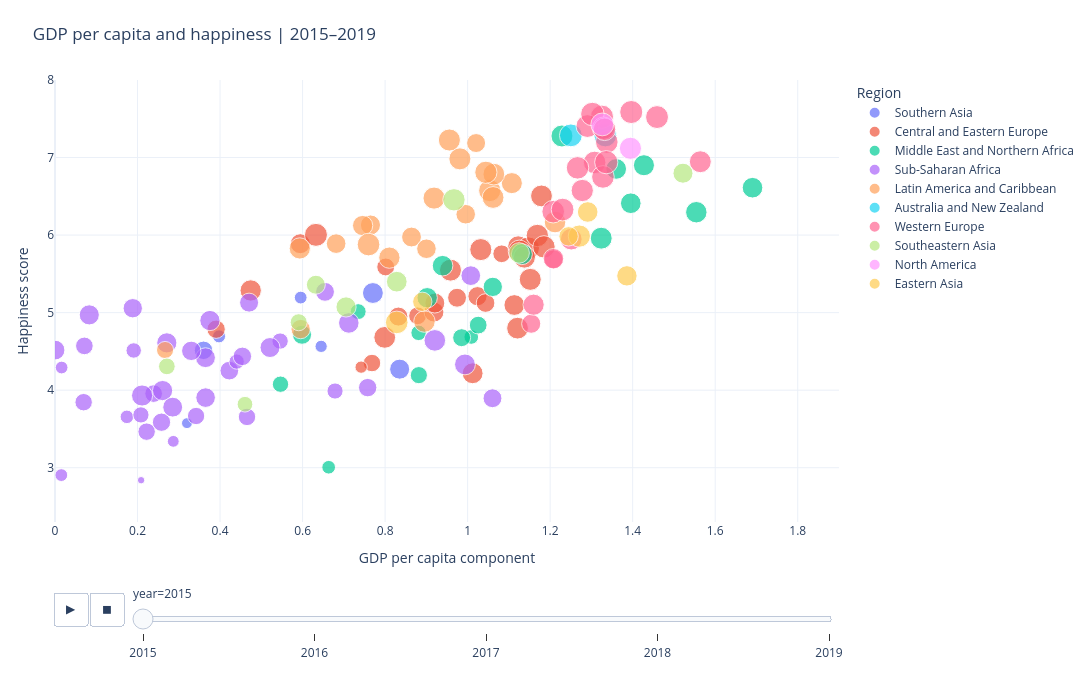

The code cell stored with this chart in its notebook:
### Markdown cell above
## Interactive country explorer

The animated scatter follows the GDP–happiness relationship across all five report years. The play control changes the year, while hover details retain the country-level values. Region labels for 2017–2019 are carried forward from the 2015–2016 regional lookup and are marked as unavailable where no match exists.

### Code cell
pio.renderers.default = "plotly_mimetype"

interactive_panel = happiness.copy()
interactive_panel["region_for_plot"] = (
    interactive_panel["country"].map(region_lookup)
    .fillna(interactive_panel["region"])
    .fillna("Region unavailable")
)

fig = px.scatter(
    interactive_panel,
    x="gdp_per_capita",
    y="happiness_score",
    animation_frame="year",
    animation_group="country",
    color="region_for_plot",
    size="social_support",
    size_max=18,
    hover_name="country",
    hover_data={
        "year": True,
        "gdp_per_capita": ":.3f",
        "social_support": ":.3f",
        "health_life_expectancy": ":.3f",
        "freedom": ":.3f",
        "generosity": ":.3f",
        "corruption": ":.3f",
        "region_for_plot": True
    },
    range_x=[0, 1.9],
    range_y=[2.3, 8.0],
    title="GDP per capita and happiness | 2015–2019"
)

fig.update_layout(
    template="plotly_white",
    height=680,
    width=1120,
    legend_title_text="Region",
    title_x=0.03,
    margin=dict(l=55, r=35, t=80, b=55)
)
fig.update_xaxes(title="GDP per capita component")
fig.update_yaxes(title="Happiness score")
fig.show()

### Figure 1 — Plotly figure (JSON) as saved in the notebook; plotly's stock layout.template omitted (floating-point values rounded to 4 significant figures; data arrays with more than 128 entries replaced by an {"elided": "..."} marker saying what was removed)
{"data": [{"customdata": [[2015, 0.3029, 0.3034, 0.2341, 0.3651, 0.09719, "Southern Asia"], [2015, 0.4311, 0.6016, 0.4082, 0.2122, 0.1257, "Southern Asia"], [2015, 1.104, 0.5741, 0.5321, 0.48, 0.1545, "Southern Asia"], [2015, 0.3817, 0.5153, 0.3979, 0.2647, 0.08492, "Southern Asia"], [2015, 0.8645, 0.5687, 0.3828, 0.323, 0.05907, "Southern Asia"], [2015, 0.4141, 0.5147, 0.121, 0.3367, 0.1046, "Southern Asia"], [2015, 1.019, 0.7081, 0.5373, 0.4083, 0.09179, "Southern Asia"]], "hovertemplate": "<b>%{hovertext}</b><br><br>region_for_plot=%{customdata[6]}<br>year=%{customdata[0]}<br>gdp_per_capita=%{x:.3f}<br>happiness_score=%{y}<br>social_support=%{customdata[1]:.3f}<br>health_life_expectancy=%{customdata[2]:.3f}<br>freedom=%{customdata[3]:.3f}<br>generosity=%{customdata[4]:.3f}<br>corruption=%{customdata[5]:.3f}<extra></extra>", "hovertext": ["Afghanistan", "Bangladesh", "Bhutan", "India", "Nepal", "Pakistan", "Sri Lanka"], "ids": ["Afghanistan", "Bangladesh", "Bhutan", "India", "Nepal", "Pakistan", "Sri Lanka"], "legendgroup": "Southern Asia", "marker": {"color": "#636efa", "size": [0.3029, 0.4311, 1.104, 0.3817, 0.8645, 0.4141, 1.019], "sizemode": "area", "sizeref": 0.005074, "symbol": "circle"}, "mode": "markers", "name": "Southern Asia", "orientation": "v", "showlegend": true, "type": "scatter", "x": [0.3198, 0.3975, 0.7704, 0.645, 0.36, 0.5954, 0.8352], "xaxis": "x", "y": [3.575, 4.694, 5.253, 4.565, 4.514, 5.194, 4.271], "yaxis": "y"}, {"customdata": {"elided": "29x7 mixed values"}, "hovertemplate": "<b>%{hovertext}</b><br><br>region_for_plot=%{customdata[6]}<br>year=%{customdata[0]}<br>gdp_per_capita=%{x:.3f}<br>happiness_score=%{y}<br>social_support=%{customdata[1]:.3f}<br>health_life_expectancy=%{customdata[2]:.3f}<br>freedom=%{customdata[3]:.3f}<br>generosity=%{customdata[4]:.3f}<br>corruption=%{customdata[5]:.3f}<extra></extra>", "hovertext": ["Albania", "Armenia", "Azerbaijan", "Belarus", "Bosnia and Herzegovina", "Bulgaria", "Croatia", "Czech Republic", "Estonia", "Georgia", "Hungary", "Kazakhstan", "Kosovo", "Kyrgyzstan", "Latvia", "Lithuania", "Macedonia", "Moldova", "Montenegro", "Poland", "Romania", "Russia", "Serbia", "Slovakia", "Slovenia", "Tajikistan", "Turkmenistan", "Ukraine", "Uzbekistan"], "ids": ["Albania", "Armenia", "Azerbaijan", "Belarus", "Bosnia and Herzegovina", "Bulgaria", "Croatia", "Czech Republic", "Estonia", "Georgia", "Hungary", "Kazakhstan", "Kosovo", "Kyrgyzstan", "Latvia", "Lithuania", "Macedonia", "Moldova", "Montenegro", "Poland", "Romania", "Russia", "Serbia", "Slovakia", "Slovenia", "Tajikistan", "Turkmenistan", "Ukraine", "Uzbekistan"], "legendgroup": "Central and Eastern Europe", "marker": {"color": "#EF553B", "size": [0.8043, 0.7771, 0.9379, 1.233, 0.9192, 1.106, 0.7962, 1.206, 1.228, 0.3856, 1.202, 1.122, 0.812, 1.151, 1.096, 1.257, 1.002, 1.015, 0.9056, 1.279, 0.8859, 1.236, 1.01, 1.27, 1.274, 0.8556, 1.227, 1.203, 1.34], "sizemode": "area", "sizeref": 0.005074, "symbol": "circle"}, "mode": "markers", "name": "Central and Eastern Europe", "orientation": "v", "showlegend": true, "type": "scatter", "x": [0.8787, 0.7682, 1.024, 1.032, 0.8322, 1.012, 1.083, 1.179, 1.152, 0.7419, 1.121, 1.123, 0.8015, 0.4743, 1.113, 1.147, 0.9185, 0.5945, 0.9744, 1.126, 1.043, 1.138, 0.9205, 1.169, 1.185, 0.3905, 0.9585, 0.7991, 0.6324], "xaxis": "x", "y": [4.959, 4.35, 5.212, 5.813, 4.949, 4.218, 5.759, 6.505, 5.429, 4.297, 4.8, 5.855, 5.589, 5.286, 5.098, 5.833, 5.007, 5.889, 5.192, 5.791, 5.124, 5.716, 5.123, 5.995, 5.848, 4.786, 5.548, 4.681, 6.003], "yaxis": "y"}, {"customdata": {"elided": "20x7 mixed values"}, "hovertemplate": "<b>%{hovertext}</b><br><br>region_for_plot=%{customdata[6]}<br>year=%{customdata[0]}<br>gdp_per_capita=%{x:.3f}<br>happiness_score=%{y}<br>social_support=%{customdata[1]:.3f}<br>health_life_expectancy=%{customdata[2]:.3f}<br>freedom=%{customdata[3]:.3f}<br>generosity=%{customdata[4]:.3f}<br>corruption=%{customdata[5]:.3f}<extra></extra>", "hovertext": ["Algeria", "Bahrain", "Egypt", "Iran", "Iraq", "Israel", "Jordan", "Kuwait", "Lebanon", "Libya", "Morocco", "Oman", "Palestinian Territories", "Qatar", "Saudi Arabia", "Syria", "Tunisia", "Turkey", "United Arab Emirates", "Yemen"], "ids": ["Algeria", "Bahrain", "Egypt", "Iran", "Iraq", "Israel", "Jordan", "Kuwait", "Lebanon", "Libya", "Morocco", "Oman", "Palestinian Territories", "Qatar", "Saudi Arabia", "Syria", "Tunisia", "Turkey", "United Arab Emirates", "Yemen"], "legendgroup": "Middle East and Northern Africa", "marker": {"color": "#00cc96", "size": [1.078, 1.216, 0.747, 0.5445, 0.8189, 1.224, 1.054, 1.166, 0.8, 1.119, 0.641, 1.082, 0.9256, 1.079, 1.084, 0.4749, 0.6043, 0.9463, 1.126, 0.6809], "sizemode": "area", "sizeref": 0.005074, "symbol": "circle"}, "mode": "markers", "name": "Middle East and Northern Africa", "orientation": "v", "showlegend": true, "type": "scatter", "x": [0.9393, 1.324, 0.8818, 1.009, 0.9855, 1.229, 0.902, 1.554, 1.026, 1.131, 0.7348, 1.36, 0.5987, 1.69, 1.395, 0.6632, 0.8811, 1.061, 1.427, 0.5465], "xaxis": "x", "y": [5.605, 5.96, 4.194, 4.686, 4.677, 7.278, 5.192, 6.295, 4.839, 5.754, 5.013, 6.853, 4.715, 6.611, 6.411, 3.006, 4.739, 5.332, 6.901, 4.077], "yaxis": "y"}, {"customdata": {"elided": "40x7 mixed values"}, "hovertemplate": "<b>%{hovertext}</b><br><br>region_for_plot=%{customdata[6]}<br>year=%{customdata[0]}<br>gdp_per_capita=%{x:.3f}<br>happiness_score=%{y}<br>social_support=%{customdata[1]:.3f}<br>health_life_expectancy=%{customdata[2]:.3f}<br>freedom=%{customdata[3]:.3f}<br>generosity=%{customdata[4]:.3f}<br>corruption=%{customdata[5]:.3f}<extra></extra>", "hovertext": ["Angola", "Benin", "Botswana", "Burkina Faso", "Burundi", "Cameroon", "Central African Republic", "Chad", "Comoros", "Congo (Brazzaville)", "Congo (Kinshasa)", "Djibouti", "Ethiopia", "Gabon", "Ghana", "Guinea", "Ivory Coast", "Kenya", "Lesotho", "Liberia", "Madagascar", "Malawi", "Mali", "Mauritania", "Mauritius", "Mozambique", "Niger", "Nigeria", "Rwanda", "Senegal", "Sierra Leone", "Somaliland region", "South Africa", "Sudan", "Swaziland", "Tanzania", "Togo", "Uganda", "Zambia", "Zimbabwe"], "ids": ["Angola", "Benin", "Botswana", "Burkina Faso", "Burundi", "Cameroon", "Central African Republic", "Chad", "Comoros", "Congo (Brazzaville)", "Congo (Kinshasa)", "Djibouti", "Ethiopia", "Gabon", "Ghana", "Guinea", "Ivory Coast", "Kenya", "Lesotho", "Liberia", "Madagascar", "Malawi", "Mali", "Mauritania", "Mauritius", "Mozambique", "Niger", "Nigeria", "Rwanda", "Senegal", "Sierra Leone", "Somaliland region", "South Africa", "Sudan", "Swaziland", "Tanzania", "Togo", "Uganda", "Zambia", "Zimbabwe"], "legendgroup": "Sub-Saharan Africa", "marker": {"color": "#ab63fa", "size": [0.8604, 0.3539, 1.105, 0.8519, 0.4159, 0.8877, 0.0, 0.7606, 0.7927, 0.6629, 1.001, 0.5921, 0.6041, 0.9053, 0.6795, 0.4647, 0.7712, 0.9988, 1.041, 0.7897, 0.668, 0.4113, 1.035, 0.8691, 0.9852, 1.026, 0.7726, 0.9043, 0.7737, 0.9762, 0.9557, 0.9515, 1.185, 1.014, 1.073, 1.003, 0.1399, 1.133, 0.9161, 1.033], "sizemode": "area", "sizeref": 0.005074, "symbol": "circle"}, "mode": "markers", "name": "Sub-Saharan Africa", "orientation": "v", "showlegend": true, "type": "scatter", "x": [0.7578, 0.2867, 0.9936, 0.2581, 0.0153, 0.4225, 0.0785, 0.3419, 0.2391, 0.6787, 0.0, 0.4402, 0.1907, 1.06, 0.5456, 0.1742, 0.4653, 0.3647, 0.3755, 0.0712, 0.2082, 0.01604, 0.2607, 0.4541, 1.008, 0.08308, 0.0694, 0.6543, 0.2221, 0.365, 0.3302, 0.1885, 0.9205, 0.5211, 0.7121, 0.2852, 0.2087, 0.211, 0.4704, 0.271], "xaxis": "x", "y": [4.033, 3.34, 4.332, 3.587, 2.905, 4.252, 3.678, 3.667, 3.956, 3.989, 4.517, 4.369, 4.512, 3.896, 4.633, 3.656, 3.655, 4.419, 4.898, 4.571, 3.681, 4.292, 3.995, 4.436, 5.477, 4.971, 3.845, 5.268, 3.465, 3.904, 4.507, 5.057, 4.642, 4.55, 4.867, 3.781, 2.839, 3.931, 5.129, 4.61], "yaxis": "y"}, {"customdata": {"elided": "22x7 mixed values"}, "hovertemplate": "<b>%{hovertext}</b><br><br>region_for_plot=%{customdata[6]}<br>year=%{customdata[0]}<br>gdp_per_capita=%{x:.3f}<br>happiness_score=%{y}<br>social_support=%{customdata[1]:.3f}<br>health_life_expectancy=%{customdata[2]:.3f}<br>freedom=%{customdata[3]:.3f}<br>generosity=%{customdata[4]:.3f}<br>corruption=%{customdata[5]:.3f}<extra></extra>", "hovertext": ["Argentina", "Bolivia", "Brazil", "Chile", "Colombia", "Costa Rica", "Dominican Republic", "Ecuador", "El Salvador", "Guatemala", "Haiti", "Honduras", "Jamaica", "Mexico", "Nicaragua", "Panama", "Paraguay", "Peru", "Suriname", "Trinidad and Tobago", "Uruguay", "Venezuela"], "ids": ["Argentina", "Bolivia", "Brazil", "Chile", "Colombia", "Costa Rica", "Dominican Republic", "Ecuador", "El Salvador", "Guatemala", "Haiti", "Honduras", "Jamaica", "Mexico", "Nicaragua", "Panama", "Paraguay", "Peru", "Suriname", "Trinidad and Tobago", "Uruguay", "Venezuela"], "legendgroup": "Latin America and Caribbean", "marker": {"color": "#FFA15A", "size": [1.248, 0.9784, 1.233, 1.124, 1.24, 1.238, 1.172, 0.999, 1.025, 1.044, 0.743, 0.9535, 1.151, 0.9145, 1.142, 1.198, 1.305, 0.9746, 0.972, 1.184, 1.209, 1.256], "sizemode": "area", "sizeref": 0.005074, "symbol": "circle"}, "mode": "markers", "name": "Latin America and Caribbean", "orientation": "v", "showlegend": true, "type": "scatter", "x": [1.054, 0.6813, 0.9812, 1.107, 0.9186, 0.9558, 0.8954, 0.864, 0.7645, 0.7455, 0.2667, 0.5953, 0.8104, 1.021, 0.5933, 1.064, 0.7599, 0.9002, 0.9953, 1.212, 1.062, 1.044], "xaxis": "x", "y": [6.574, 5.89, 6.983, 6.67, 6.477, 7.226, 4.885, 5.975, 6.13, 6.123, 4.518, 4.788, 5.709, 7.187, 5.828, 6.786, 5.878, 5.824, 6.269, 6.168, 6.485, 6.81], "yaxis": "y"}, {"customdata": [[2015, 1.309, 0.9316, 0.6512, 0.4356, 0.3564, "Australia and New Zealand"], [2015, 1.32, 0.9084, 0.6394, 0.475, 0.4292, "Australia and New Zealand"]], "hovertemplate": "<b>%{hovertext}</b><br><br>region_for_plot=%{customdata[6]}<br>year=%{customdata[0]}<br>gdp_per_capita=%{x:.3f}<br>happiness_score=%{y}<br>social_support=%{customdata[1]:.3f}<br>health_life_expectancy=%{customdata[2]:.3f}<br>freedom=%{customdata[3]:.3f}<br>generosity=%{customdata[4]:.3f}<br>corruption=%{customdata[5]:.3f}<extra></extra>", "hovertext": ["Australia", "New Zealand"], "ids": ["Australia", "New Zealand"], "legendgroup": "Australia and New Zealand", "marker": {"color": "#19d3f3", "size": [1.309, 1.32], "sizemode": "area", "sizeref": 0.005074, "symbol": "circle"}, "mode": "markers", "name": "Australia and New Zealand", "orientation": "v", "showlegend": true, "type": "scatter", "x": [1.334, 1.25], "xaxis": "x", "y": [7.284, 7.286], "yaxis": "y"}, {"customdata": {"elided": "21x7 mixed values"}, "hovertemplate": "<b>%{hovertext}</b><br><br>region_for_plot=%{customdata[6]}<br>year=%{customdata[0]}<br>gdp_per_capita=%{x:.3f}<br>happiness_score=%{y}<br>social_support=%{customdata[1]:.3f}<br>health_life_expectancy=%{customdata[2]:.3f}<br>freedom=%{customdata[3]:.3f}<br>generosity=%{customdata[4]:.3f}<br>corruption=%{customdata[5]:.3f}<extra></extra>", "hovertext": ["Austria", "Belgium", "Cyprus", "Denmark", "Finland", "France", "Germany", "Greece", "Iceland", "Ireland", "Italy", "Luxembourg", "Malta", "Netherlands", "North Cyprus", "Norway", "Portugal", "Spain", "Sweden", "Switzerland", "United Kingdom"], "ids": ["Austria", "Belgium", "Cyprus", "Denmark", "Finland", "France", "Germany", "Greece", "Iceland", "Ireland", "Italy", "Luxembourg", "Malta", "Netherlands", "North Cyprus", "Norway", "Portugal", "Spain", "Sweden", "Switzerland", "United Kingdom"], "legendgroup": "Western Europe", "marker": {"color": "#FF6692", "size": [1.297, 1.286, 0.8932, 1.361, 1.318, 1.26, 1.299, 0.9293, 1.402, 1.369, 1.198, 1.22, 1.302, 1.28, 1.07, 1.331, 1.139, 1.314, 1.289, 1.35, 1.285], "sizemode": "area", "sizeref": 0.005074, "symbol": "circle"}, "mode": "markers", "name": "Western Europe", "orientation": "v", "showlegend": true, "type": "scatter", "x": [1.337, 1.308, 1.208, 1.325, 1.29, 1.278, 1.328, 1.154, 1.302, 1.336, 1.251, 1.564, 1.207, 1.329, 1.208, 1.459, 1.16, 1.23, 1.332, 1.397, 1.266], "xaxis": "x", "y": [7.2, 6.937, 5.689, 7.527, 7.406, 6.575, 6.75, 4.857, 7.561, 6.94, 5.948, 6.946, 6.302, 7.378, 5.695, 7.522, 5.102, 6.329, 7.364, 7.587, 6.867], "yaxis": "y"}, {"customdata": [[2015, 0.6274, 0.6111, 0.6625, 0.4036, 0.07247, "Southeastern Asia"], [2015, 1.087, 0.6379, 0.4661, 0.5153, 0.0, "Southeastern Asia"], [2015, 0.738, 0.5491, 0.5959, 0.4219, 0.2425, "Southeastern Asia"], [2015, 1.07, 0.7239, 0.5302, 0.3307, 0.105, "Southeastern Asia"], [2015, 0.709, 0.4825, 0.4402, 0.7959, 0.1903, "Southeastern Asia"], [2015, 1.035, 0.5811, 0.6254, 0.2499, 0.1228, "Southeastern Asia"], [2015, 1.02, 1.025, 0.5425, 0.311, 0.4921, "Southeastern Asia"], [2015, 1.265, 0.7385, 0.5566, 0.5763, 0.03187, "Southeastern Asia"], [2015, 0.9123, 0.7468, 0.5944, 0.1686, 0.1044, "Southeastern Asia"]], "hovertemplate": "<b>%{hovertext}</b><br><br>region_for_plot=%{customdata[6]}<br>year=%{customdata[0]}<br>gdp_per_capita=%{x:.3f}<br>happiness_score=%{y}<br>social_support=%{customdata[1]:.3f}<br>health_life_expectancy=%{customdata[2]:.3f}<br>freedom=%{customdata[3]:.3f}<br>generosity=%{customdata[4]:.3f}<br>corruption=%{customdata[5]:.3f}<extra></extra>", "hovertext": ["Cambodia", "Indonesia", "Laos", "Malaysia", "Myanmar", "Philippines", "Singapore", "Thailand", "Vietnam"], "ids": ["Cambodia", "Indonesia", "Laos", "Malaysia", "Myanmar", "Philippines", "Singapore", "Thailand", "Vietnam"], "legendgroup": "Southeastern Asia", "marker": {"color": "#B6E880", "size": [0.6274, 1.087, 0.738, 1.07, 0.709, 1.035, 1.02, 1.265, 0.9123], "sizemode": "area", "sizeref": 0.005074, "symbol": "circle"}, "mode": "markers", "name": "Southeastern Asia", "orientation": "v", "showlegend": true, "type": "scatter", "x": [0.4604, 0.8283, 0.5907, 1.125, 0.2711, 0.7053, 1.522, 0.9669, 0.6322], "xaxis": "x", "y": [3.819, 5.399, 4.876, 5.77, 4.307, 5.073, 6.798, 6.455, 5.36], "yaxis": "y"}, {"customdata": [[2015, 1.323, 0.9056, 0.633, 0.4581, 0.3296, "North America"], [2015, 1.247, 0.8618, 0.546, 0.4011, 0.1589, "North America"]], "hovertemplate": "<b>%{hovertext}</b><br><br>region_for_plot=%{customdata[6]}<br>year=%{customdata[0]}<br>gdp_per_capita=%{x:.3f}<br>happiness_score=%{y}<br>social_support=%{customdata[1]:.3f}<br>health_life_expectancy=%{customdata[2]:.3f}<br>freedom=%{customdata[3]:.3f}<br>generosity=%{customdata[4]:.3f}<br>corruption=%{customdata[5]:.3f}<extra></extra>", "hovertext": ["Canada", "United States"], "ids": ["Canada", "United States"], "legendgroup": "North America", "marker": {"color": "#FF97FF", "size": [1.323, 1.247], "sizemode": "area", "sizeref": 0.005074, "symbol": "circle"}, "mode": "markers", "name": "North America", "orientation": "v", "showlegend": true, "type": "scatter", "x": [1.326, 1.395], "xaxis": "x", "y": [7.427, 7.119], "yaxis": "y"}, {"customdata": [[2015, 0.9467, 0.8166, 0.517, 0.08185, 0.02781, "Eastern Asia"], [2015, 1.058, 1.013, 0.5961, 0.3948, 0.3712, "Eastern Asia"], [2015, 1.257, 0.9911, 0.4961, 0.1071, 0.1806, "Eastern Asia"], [2015, 1.301, 0.6027, 0.4363, 0.3323, 0.02666, "Eastern Asia"], [2015, 0.9577, 0.9654, 0.3321, 0.1856, 0.07857, "Eastern Asia"], [2015, 1.076, 0.8753, 0.3974, 0.2538, 0.08129, "Eastern Asia"]], "hovertemplate": "<b>%{hovertext}</b><br><br>region_for_plot=%{customdata[6]}<br>year=%{customdata[0]}<br>gdp_per_capita=%{x:.3f}<br>happiness_score=%{y}<br>social_support=%{customdata[1]:.3f}<br>health_life_expectancy=%{customdata[2]:.3f}<br>freedom=%{customdata[3]:.3f}<br>generosity=%{customdata[4]:.3f}<br>corruption=%{customdata[5]:.3f}<extra></extra>", "hovertext": ["China", "Hong Kong", "Japan", "Mongolia", "South Korea", "Taiwan"], "ids": ["China", "Hong Kong", "Japan", "Mongolia", "South Korea", "Taiwan"], "legendgroup": "Eastern Asia", "marker": {"color": "#FECB52", "size": [0.9467, 1.058, 1.257, 1.301, 0.9577, 1.076], "sizemode": "area", "sizeref": 0.005074, "symbol": "circle"}, "mode": "markers", "name": "Eastern Asia", "orientation": "v", "showlegend": true, "type": "scatter", "x": [0.8901, 1.386, 1.271, 0.8282, 1.245, 1.291], "xaxis": "x", "y": [5.14, 5.474, 5.987, 4.874, 5.984, 6.298], "yaxis": "y"}], "layout": {"height": 680, "legend": {"itemsizing": "constant", "title": {"text": "Region"}, "tracegroupgap": 0}, "margin": {"b": 55, "l": 55, "r": 35, "t": 80}, "sliders": [{"active": 0, "currentvalue": {"prefix": "year="}, "len": 0.9, "pad": {"b": 10, "t": 60}, "steps": [{"args": [["2015"], {"frame": {"duration": 0, "redraw": false}, "fromcurrent": true, "mode": "immediate", "transition": {"duration": 0, "easing": "linear"}}], "label": "2015", "method": "animate"}, {"args": [["2016"], {"frame": {"duration": 0, "redraw": false}, "fromcurrent": true, "mode": "immediate", "transition": {"duration": 0, "easing": "linear"}}], "label": "2016", "method": "animate"}, {"args": [["2017"], {"frame": {"duration": 0, "redraw": false}, "fromcurrent": true, "mode": "immediate", "transition": {"duration": 0, "easing": "linear"}}], "label": "2017", "method": "animate"}, {"args": [["2018"], {"frame": {"duration": 0, "redraw": false}, "fromcurrent": true, "mode": "immediate", "transition": {"duration": 0, "easing": "linear"}}], "label": "2018", "method": "animate"}, {"args": [["2019"], {"frame": {"duration": 0, "redraw": false}, "fromcurrent": true, "mode": "immediate", "transition": {"duration": 0, "easing": "linear"}}], "label": "2019", "method": "animate"}], "x": 0.1, "xanchor": "left", "y": 0, "yanchor": "top"}], "title": {"text": "GDP per capita and happiness | 2015–2019", "x": 0.03}, "updatemenus": [{"buttons": [{"args": [null, {"frame": {"duration": 500, "redraw": false}, "fromcurrent": true, "mode": "immediate", "transition": {"duration": 500, "easing": "linear"}}], "label": "&#9654;", "method": "animate"}, {"args": [[null], {"frame": {"duration": 0, "redraw": false}, "fromcurrent": true, "mode": "immediate", "transition": {"duration": 0, "easing": "linear"}}], "label": "&#9724;", "method": "animate"}], "direction": "left", "pad": {"r": 10, "t": 70}, "showactive": false, "type": "buttons", "x": 0.1, "xanchor": "right", "y": 0, "yanchor": "top"}], "width": 1120, "xaxis": {"anchor": "y", "domain": [0.0, 1.0], "range": [0, 1.9], "title": {"text": "GDP per capita component"}}, "yaxis": {"anchor": "x", "domain": [0.0, 1.0], "range": [2.3, 8.0], "title": {"text": "Happiness score"}}}}
